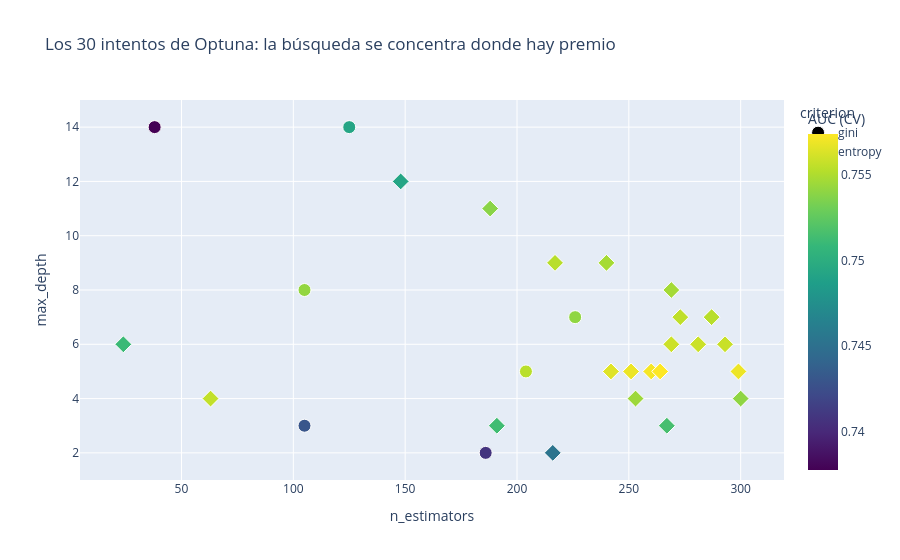

This figure's notebook cell:
### Markdown cell above
Igual que antes, la historia completa está en la tabla de intentos — y aquí se **ve** el
aprendizaje: los primeros intentos exploran; los últimos se concentran en la zona buena.

### Code cell
trials = estudio.trials_dataframe()[['number', 'params_n_estimators', 'params_max_depth',
                                     'params_criterion', 'value']]
trials.columns = ['intento', 'n_estimators', 'max_depth', 'criterion', 'AUC (CV)']

fig = px.scatter(trials, x='n_estimators', y='max_depth', color='AUC (CV)',
                 symbol='criterion',                       # la perilla categórica, como forma
                 hover_data=['intento'], color_continuous_scale='viridis',
                 title='Los 30 intentos de Optuna: la búsqueda se concentra donde hay premio')
fig.update_traces(marker=dict(size=13, line=dict(width=1, color='white')))
fig.show()

### Figure 1 — Plotly figure (JSON) as saved in the notebook; plotly's stock layout.template omitted (floating-point values rounded to 4 significant figures)
{"data": [{"customdata": [[0], [4], [7], [8], [9], [26], [29]], "hovertemplate": "criterion=gini<br>n_estimators=%{x}<br>max_depth=%{y}<br>intento=%{customdata[0]}<br>AUC (CV)=%{marker.color}<extra></extra>", "legendgroup": "gini", "marker": {"color": [0.7493, 0.7542, 0.7407, 0.7377, 0.743, 0.7541, 0.7553], "coloraxis": "coloraxis", "line": {"color": "white", "width": 1}, "size": 13, "symbol": "circle"}, "mode": "markers", "name": "gini", "orientation": "v", "showlegend": true, "type": "scatter", "x": [125, 105, 186, 38, 105, 226, 204], "xaxis": "x", "y": [14, 8, 2, 14, 3, 7, 5], "yaxis": "y"}, {"customdata": [[1], [2], [3], [5], [6], [10], [11], [12], [13], [14], [15], [16], [17], [18], [19], [20], [21], [22], [23], [24], [25], [27], [28]], "hovertemplate": "criterion=entropy<br>n_estimators=%{x}<br>max_depth=%{y}<br>intento=%{customdata[0]}<br>AUC (CV)=%{marker.color}<extra></extra>", "legendgroup": "entropy", "marker": {"color": [0.7556, 0.7539, 0.7544, 0.7513, 0.7492, 0.7553, 0.7559, 0.751, 0.7569, 0.7558, 0.7548, 0.7569, 0.7565, 0.7553, 0.7547, 0.7453, 0.7565, 0.7571, 0.754, 0.7574, 0.7559, 0.7515, 0.7555], "coloraxis": "coloraxis", "line": {"color": "white", "width": 1}, "size": 13, "symbol": "diamond"}, "mode": "markers", "name": "entropy", "orientation": "v", "showlegend": true, "type": "scatter", "x": [63, 188, 253, 191, 148, 287, 281, 24, 299, 293, 240, 251, 242, 217, 269, 216, 242, 260, 300, 264, 269, 267, 273], "xaxis": "x", "y": [4, 11, 4, 3, 12, 7, 6, 6, 5, 6, 9, 5, 5, 9, 8, 2, 5, 5, 4, 5, 6, 3, 7], "yaxis": "y"}], "layout": {"coloraxis": {"autocolorscale": false, "colorbar": {"title": {"text": "AUC (CV)"}}, "colorscale": [[0.0, "#440154"], [0.1111, "#482878"], [0.2222, "#3e4989"], [0.3333, "#31688e"], [0.4444, "#26828e"], [0.5556, "#1f9e89"], [0.6667, "#35b779"], [0.7778, "#6ece58"], [0.8889, "#b5de2b"], [1.0, "#fde725"]]}, "legend": {"title": {"text": "criterion"}, "tracegroupgap": 0}, "title": {"text": "Los 30 intentos de Optuna: la búsqueda se concentra donde hay premio"}, "xaxis": {"anchor": "y", "domain": [0.0, 1.0], "title": {"text": "n_estimators"}}, "yaxis": {"anchor": "x", "domain": [0.0, 1.0], "title": {"text": "max_depth"}}}}
